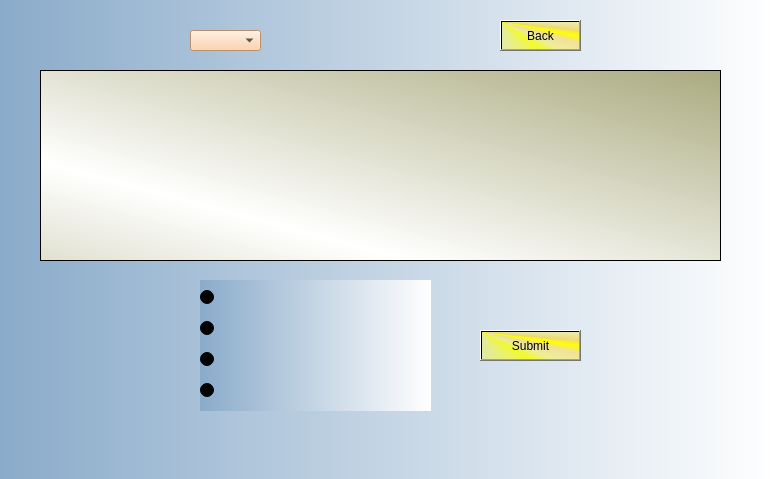
<?xml version="1.0" encoding="UTF-8"?>
<ui version="4.0">
 <class>two</class>
 <widget class="QDialog" name="two">
  <property name="enabled">
   <bool>true</bool>
  </property>
  <property name="geometry">
   <rect>
    <x>0</x>
    <y>0</y>
    <width>776</width>
    <height>479</height>
   </rect>
  </property>
  <property name="windowTitle">
   <string>Dialog</string>
  </property>
  <property name="styleSheet">
   <string notr="true">background-color: qlineargradient(spread:pad, x1:0, y1:0, x2:1, y2:0, stop:0 rgba(138, 171, 202, 255), stop:1 rgba(255, 255, 255, 255));</string>
  </property>
  <widget class="QTextBrowser" name="textBrowser">
   <property name="geometry">
    <rect>
     <x>40</x>
     <y>70</y>
     <width>681</width>
     <height>191</height>
    </rect>
   </property>
   <property name="styleSheet">
    <string notr="true">background-color: qlineargradient(spread:reflect, x1:1, y1:0, x2:0.284, y2:0.75, stop:0 rgba(170, 170, 127, 255), stop:1 rgba(255, 255, 255, 255));</string>
   </property>
  </widget>
  <widget class="QComboBox" name="comboBox">
   <property name="geometry">
    <rect>
     <x>190</x>
     <y>30</y>
     <width>71</width>
     <height>21</height>
    </rect>
   </property>
   <property name="styleSheet">
    <string notr="true">background-color: rgb(255, 201, 153);</string>
   </property>
  </widget>
  <widget class="QWidget" name="gridLayoutWidget">
   <property name="geometry">
    <rect>
     <x>200</x>
     <y>280</y>
     <width>231</width>
     <height>131</height>
    </rect>
   </property>
   <layout class="QGridLayout" name="gridLayout">
    <item row="0" column="0">
     <widget class="QRadioButton" name="radioButton">
      <property name="text">
       <string/>
      </property>
     </widget>
    </item>
    <item row="1" column="0">
     <widget class="QRadioButton" name="radioButton_2">
      <property name="text">
       <string/>
      </property>
     </widget>
    </item>
    <item row="2" column="0">
     <widget class="QRadioButton" name="radioButton_3">
      <property name="text">
       <string/>
      </property>
     </widget>
    </item>
    <item row="3" column="0">
     <widget class="QRadioButton" name="radioButton_4">
      <property name="text">
       <string/>
      </property>
     </widget>
    </item>
   </layout>
  </widget>
  <widget class="QPushButton" name="pushButton">
   <property name="geometry">
    <rect>
     <x>500</x>
     <y>20</y>
     <width>81</width>
     <height>31</height>
    </rect>
   </property>
   <property name="styleSheet">
    <string notr="true">background-color: qconicalgradient(cx:0, cy:0, angle:135, stop:0 rgba(255, 255, 0, 69), stop:0.375 rgba(255, 255, 0, 69), stop:0.423533 rgba(251, 255, 0, 145), stop:0.45 rgba(247, 255, 0, 208), stop:0.477581 rgba(255, 244, 71, 130), stop:0.518717 rgba(255, 218, 71, 130), stop:0.55 rgba(255, 255, 0, 255), stop:0.57754 rgba(255, 203, 0, 130), stop:0.625 rgba(255, 255, 0, 69), stop:1 rgba(255, 255, 0, 69));
font: 75 14pt &quot;MS Sans Serif&quot;;</string>
   </property>
   <property name="text">
    <string>Back</string>
   </property>
  </widget>
  <widget class="QPushButton" name="pushButton_2">
   <property name="geometry">
    <rect>
     <x>480</x>
     <y>330</y>
     <width>101</width>
     <height>31</height>
    </rect>
   </property>
   <property name="styleSheet">
    <string notr="true">background-color: qconicalgradient(cx:0, cy:0, angle:135, stop:0 rgba(255, 255, 0, 69), stop:0.375 rgba(255, 255, 0, 69), stop:0.423533 rgba(251, 255, 0, 145), stop:0.45 rgba(247, 255, 0, 208), stop:0.477581 rgba(255, 244, 71, 130), stop:0.518717 rgba(255, 218, 71, 130), stop:0.55 rgba(255, 255, 0, 255), stop:0.57754 rgba(255, 203, 0, 130), stop:0.625 rgba(255, 255, 0, 69), stop:1 rgba(255, 255, 0, 69));
font: 75 14pt &quot;MS Sans Serif&quot;;</string>
   </property>
   <property name="text">
    <string>Submit</string>
   </property>
  </widget>
 </widget>
 <resources/>
 <connections/>
</ui>
